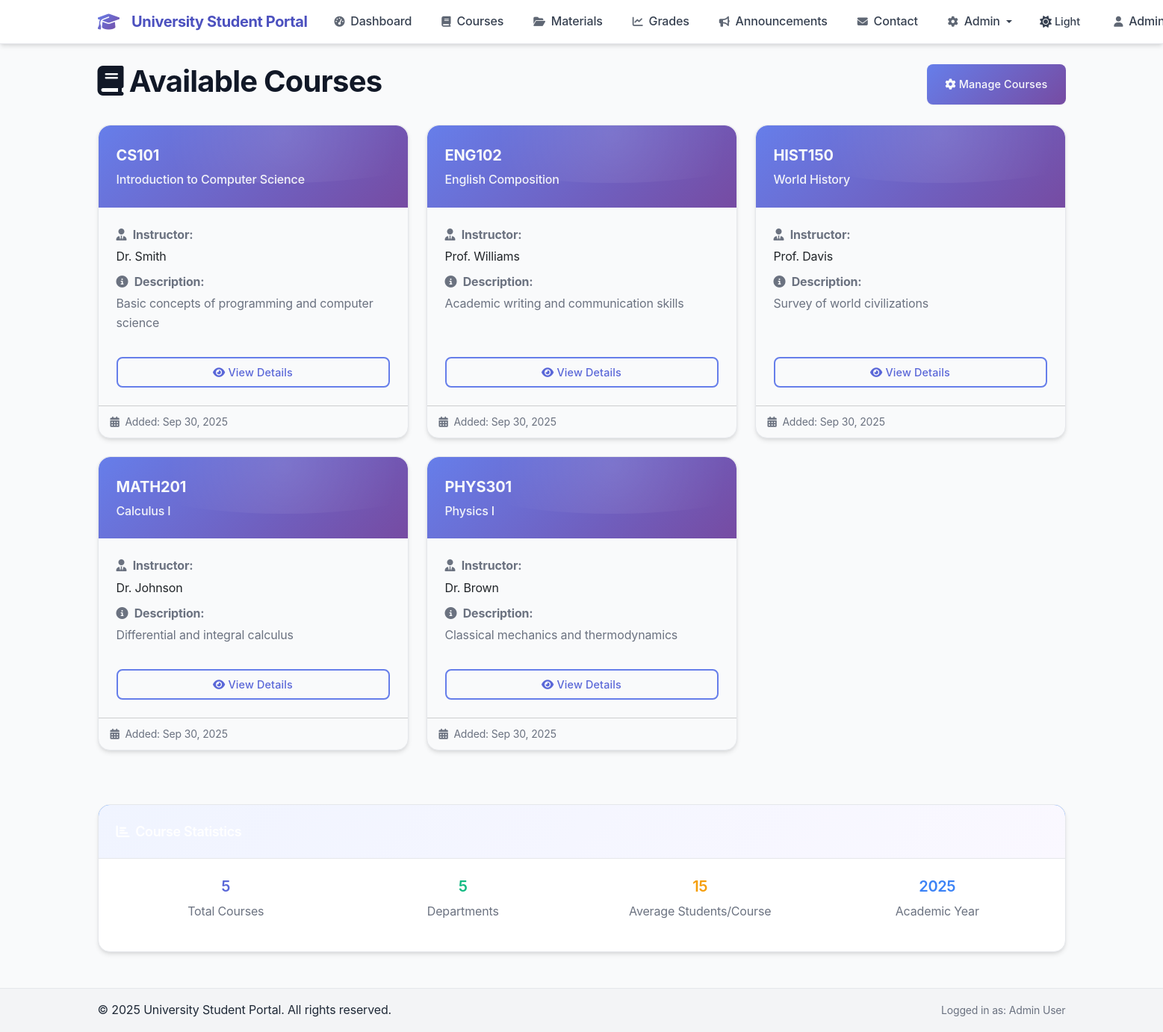
Screenshot of /courses.php (signed in) with the database file from the repository.
### tables this page shows
CREATE TABLE IF NOT EXISTS courses (
    id INT AUTO_INCREMENT PRIMARY KEY,
    course_code VARCHAR(20) NOT NULL UNIQUE,
    course_name VARCHAR(255) NOT NULL,
    instructor VARCHAR(255) NOT NULL,
    description TEXT,
    created_at TIMESTAMP DEFAULT CURRENT_TIMESTAMP
);

### db.php (called while the page is built, shortened)
<?php
function isAdmin() {
    return isset($_SESSION['role']) && $_SESSION['role'] === 'admin';
}
function sanitizeInput($input) {
    return htmlspecialchars(trim($input), ENT_QUOTES, 'UTF-8');
}
?>

### courses.php (the view, shortened to what this page needs)
<?php
require_once 'db.php';
require_once 'header.php';
try {
    $stmt = $pdo->prepare("SELECT * FROM courses ORDER BY course_code");
    $stmt->execute();
    $courses = $stmt->fetchAll();
    $enrolled_course_ids = [];
} catch (PDOException $e) {
    $error_message = 'Database error occurred while loading courses.';
}
?>
<div class="d-flex justify-content-between align-items-center mb-4">
    <h1><i class="fas fa-book me-2"></i>Available Courses</h1>
    <?php if (isAdmin()): ?>
        <a href="admin_courses.php" class="btn btn-primary">
            <i class="fas fa-cog me-1"></i>Manage Courses
        </a>
    <?php endif; ?>
</div>
<?php if (!empty($courses)): ?>
    <div class="row">
        <?php foreach ($courses as $course): ?>
            <div class="col-md-6 col-lg-4 mb-4">
                <div class="card course-card h-100">
                    <div class="course-header">
                        <div class="course-code"><?= sanitizeInput($course['course_code']) ?></div>
                        <div class="course-name"><?= sanitizeInput($course['course_name']) ?></div>
                    </div>
                    <div class="card-body d-flex flex-column">
                        <div class="mb-3">
                            <p class="text-muted mb-1">
                                <i class="fas fa-user-tie me-1"></i>
                                <strong>Instructor:</strong>
                            </p>
                            <p class="mb-2"><?= sanitizeInput($course['instructor']) ?></p>
                            <p class="text-muted mb-1">
                                <i class="fas fa-info-circle me-1"></i>
                                <strong>Description:</strong>
                            </p>
                            <p class="text-muted">
                                <?= substr(sanitizeInput($course['description']), 0, 120) ?>
                            </p>
                        </div>
                        <div class="mt-auto">
                            <div class="d-grid">
                                <a href="course.php?id=<?= $course['id'] ?>" class="btn btn-outline-primary">
                                    <i class="fas fa-eye me-1"></i>View Details
                                </a>
                            </div>
                        </div>
                    </div>
                    <div class="card-footer bg-transparent">
                        <small class="text-muted">
                            <i class="fas fa-calendar-alt me-1"></i>
                            Added: <?= date('M j, Y', strtotime($course['created_at'])) ?>
                        </small>
                    </div>
                </div>
            </div>
        <?php endforeach; ?>
    </div>
    <div class="row mt-5">
        <div class="col-md-12">
            <div class="card">
                <div class="card-header bg-primary text-white">
                    <h5 class="card-title mb-0">
                        <i class="fas fa-chart-bar me-2"></i>Course Statistics
                    </h5>
                </div>
                <div class="card-body">
                    <div class="row text-center">
                        <div class="col-md-3">
                            <h4 class="text-primary"><?= count($courses) ?></h4>
                            <p class="text-muted">Total Courses</p>
                        </div>
                        <?php if (!isAdmin()): ?>
                        <div class="col-md-3">
                            <h4 class="text-success"><?= count($enrolled_course_ids) ?></h4>
                            <p class="text-muted">Enrolled Courses</p>
                        </div>
                        <div class="col-md-3">
                            <h4 class="text-warning"><?= count($courses) - count($enrolled_course_ids) ?></h4>
                            <p class="text-muted">Available to Enroll</p>
                        </div>
                        <div class="col-md-3">
                            <h4 class="text-info"><?= count($enrolled_course_ids) > 0 ? round((count($enrolled_course_ids) / count($courses)) * 100) : 0 ?>%</h4>
                            <p class="text-muted">Enrollment Rate</p>
                        </div>
                        <?php else: ?>
                        <div class="col-md-3">
                            <h4 class="text-success">5</h4>
                            <p class="text-muted">Departments</p>
                        </div>
                        <div class="col-md-3">
                            <h4 class="text-warning">15</h4>
                            <p class="text-muted">Average Students/Course</p>
                        </div>
                        <div class="col-md-3">
                            <h4 class="text-info"><?= date('Y') ?></h4>
                            <p class="text-muted">Academic Year</p>
                        </div>
                        <?php endif; ?>
                    </div>
                </div>
            </div>
        </div>
    </div>
<?php endif; ?>
<?php require_once 'footer.php'; ?>

### rows the page displays
courses: course_code "CS101", course_name "Introduction to Computer Science", instructor "Dr. Smith", description "Basic concepts of programming and computer science", created_at "Sep 30, 2025"
courses: course_code "ENG102", course_name "English Composition", instructor "Prof. Williams", description "Academic writing and communication skills", created_at "Sep 30, 2025"
courses: course_code "HIST150", course_name "World History", instructor "Prof. Davis", description "Survey of world civilizations", created_at "Sep 30, 2025"
courses: course_code "MATH201", course_name "Calculus I", instructor "Dr. Johnson", description "Differential and integral calculus", created_at "Sep 30, 2025"
courses: course_code "PHYS301", course_name "Physics I", instructor "Dr. Brown", description "Classical mechanics and thermodynamics", created_at "Sep 30, 2025"

### other values shown
SITE_NAME "University Student Portal"
count($courses) "5"
sanitizeInput($_SESSION['name'] ?? 'User') "Admin User"
